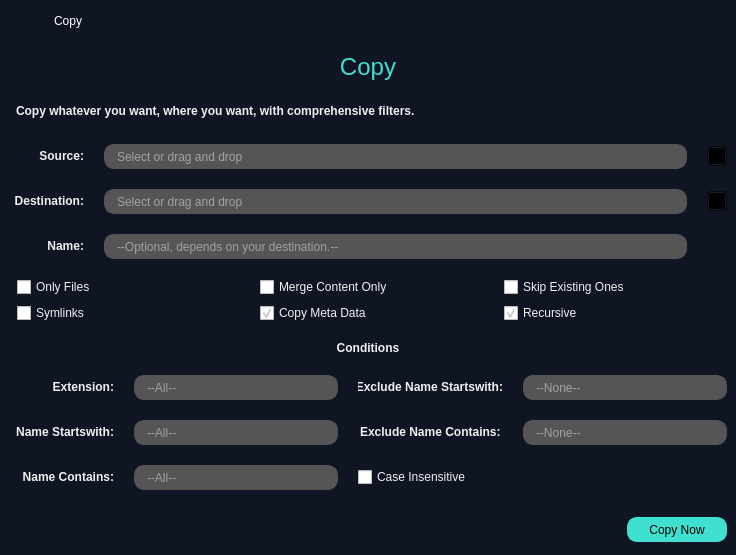
<?xml version="1.0" encoding="UTF-8"?>
<ui version="4.0">
 <class>MainWindow</class>
 <widget class="QMainWindow" name="MainWindow">
  <property name="geometry">
   <rect>
    <x>0</x>
    <y>0</y>
    <width>698</width>
    <height>555</height>
   </rect>
  </property>
  <property name="minimumSize">
   <size>
    <width>0</width>
    <height>555</height>
   </size>
  </property>
  <property name="maximumSize">
   <size>
    <width>16777215</width>
    <height>555</height>
   </size>
  </property>
  <property name="windowTitle">
   <string>CopyWindow</string>
  </property>
  <property name="styleSheet">
   <string notr="true">QPushButton{
	background-color:transparent;
}

QLabel{
	color:#F0F0F0;
	font:bold;
}

QLineEdit{
	background-color:#555555;
	border:1px solid #555555;
	border-radius:10px;
	padding-left:10px;
	color:#F0F0F0;
}

QCheckBox{
	color:#F0F0F0;
}

QCheckBox::indicator:checked{
	image:url(&quot;:/yeniÖnek/fifsot_icons/checked_square.png&quot;);
	width:16px;
	height:16px;
}

QCheckBox::indicator:unchecked{
	image:url(&quot;:/yeniÖnek/fifsot_icons/square.png&quot;);
	width:16px;
	height:16px;
}

#copy_header{
	color:#40E0D0;
	font:24px;
	padding:0px;
}</string>
  </property>
  <widget class="QWidget" name="centralwidget">
   <property name="styleSheet">
    <string notr="true">#centralwidget{
	background-color:#101524;
}</string>
   </property>
   <layout class="QGridLayout" name="gridLayout_3">
    <property name="leftMargin">
     <number>0</number>
    </property>
    <property name="topMargin">
     <number>0</number>
    </property>
    <property name="rightMargin">
     <number>0</number>
    </property>
    <property name="bottomMargin">
     <number>0</number>
    </property>
    <item row="0" column="0">
     <widget class="QWidget" name="widget_frame" native="true">
      <property name="minimumSize">
       <size>
        <width>0</width>
        <height>42</height>
       </size>
      </property>
      <property name="maximumSize">
       <size>
        <width>16777215</width>
        <height>42</height>
       </size>
      </property>
      <property name="styleSheet">
       <string notr="true">QWidget[objectName=&quot;widget_frame&quot;]{
	background-color:#3B3B3B;
}

QPushButton{
	background-color:none;
	border-radius:0px;
}

QLabel{
	background-color:none;
	color:#FFFFFF;
}

#lbl_titlebar_text{
	font:12px;
}

#btn_close_window{
	icon:url(&quot;:/yeniÖnek/fifsot_icons/close_1_white.png&quot;);
}

#btn_close_window:hover{
	icon:url(&quot;:/yeniÖnek/fifsot_icons/close_1_red.png&quot;);
}

#btn_close_window:pressed{
	icon:url(&quot;:/yeniÖnek/fifsot_icons/close_1_white.png&quot;);
}</string>
      </property>
      <layout class="QHBoxLayout" name="horizontalLayout_7">
       <item>
        <widget class="QLabel" name="lbl_titlebar_icon">
         <property name="minimumSize">
          <size>
           <width>24</width>
           <height>24</height>
          </size>
         </property>
         <property name="maximumSize">
          <size>
           <width>24</width>
           <height>24</height>
          </size>
         </property>
         <property name="text">
          <string/>
         </property>
         <property name="pixmap">
          <pixmap resource="../deneme.qrc">:/yeniÖnek/fifsot_icons/F_Icon_1.png</pixmap>
         </property>
         <property name="scaledContents">
          <bool>true</bool>
         </property>
        </widget>
       </item>
       <item>
        <spacer name="horizontalSpacer_5">
         <property name="orientation">
          <enum>Qt::Horizontal</enum>
         </property>
         <property name="sizeType">
          <enum>QSizePolicy::Fixed</enum>
         </property>
         <property name="sizeHint" stdset="0">
          <size>
           <width>15</width>
           <height>20</height>
          </size>
         </property>
        </spacer>
       </item>
       <item>
        <widget class="QLabel" name="lbl_titlebar_text">
         <property name="minimumSize">
          <size>
           <width>0</width>
           <height>24</height>
          </size>
         </property>
         <property name="maximumSize">
          <size>
           <width>16777215</width>
           <height>24</height>
          </size>
         </property>
         <property name="text">
          <string>Copy</string>
         </property>
        </widget>
       </item>
       <item>
        <spacer name="horizontalSpacer_2">
         <property name="orientation">
          <enum>Qt::Horizontal</enum>
         </property>
         <property name="sizeHint" stdset="0">
          <size>
           <width>330</width>
           <height>20</height>
          </size>
         </property>
        </spacer>
       </item>
       <item>
        <widget class="QPushButton" name="btn_close_window">
         <property name="minimumSize">
          <size>
           <width>24</width>
           <height>24</height>
          </size>
         </property>
         <property name="maximumSize">
          <size>
           <width>24</width>
           <height>24</height>
          </size>
         </property>
         <property name="text">
          <string/>
         </property>
        </widget>
       </item>
      </layout>
     </widget>
    </item>
    <item row="1" column="0">
     <widget class="QLabel" name="copy_header">
      <property name="minimumSize">
       <size>
        <width>590</width>
        <height>35</height>
       </size>
      </property>
      <property name="font">
       <font>
        <pointsize>-1</pointsize>
        <weight>50</weight>
        <italic>false</italic>
        <bold>false</bold>
       </font>
      </property>
      <property name="text">
       <string>Copy</string>
      </property>
      <property name="alignment">
       <set>Qt::AlignCenter</set>
      </property>
     </widget>
    </item>
    <item row="2" column="0">
     <widget class="QLabel" name="copy_text">
      <property name="minimumSize">
       <size>
        <width>590</width>
        <height>25</height>
       </size>
      </property>
      <property name="text">
       <string>Copy whatever you want, where you want, with comprehensive filters.</string>
      </property>
      <property name="indent">
       <number>16</number>
      </property>
     </widget>
    </item>
    <item row="3" column="0">
     <widget class="QWidget" name="widget" native="true">
      <layout class="QGridLayout" name="gridLayout_2">
       <item row="0" column="0">
        <layout class="QVBoxLayout" name="verticalLayout">
         <property name="spacing">
          <number>20</number>
         </property>
         <item>
          <layout class="QHBoxLayout" name="horizontalLayout">
           <item>
            <widget class="QLabel" name="lbl_source">
             <property name="minimumSize">
              <size>
               <width>75</width>
               <height>20</height>
              </size>
             </property>
             <property name="maximumSize">
              <size>
               <width>75</width>
               <height>20</height>
              </size>
             </property>
             <property name="text">
              <string>Source:</string>
             </property>
             <property name="alignment">
              <set>Qt::AlignRight|Qt::AlignTrailing|Qt::AlignVCenter</set>
             </property>
            </widget>
           </item>
           <item>
            <widget class="QLineEdit" name="lineEdit_source">
             <property name="minimumSize">
              <size>
               <width>430</width>
               <height>25</height>
              </size>
             </property>
             <property name="placeholderText">
              <string>Select or drag and drop</string>
             </property>
             <property name="clearButtonEnabled">
              <bool>true</bool>
             </property>
            </widget>
           </item>
           <item>
            <widget class="QPushButton" name="btn_openDialog_source">
             <property name="minimumSize">
              <size>
               <width>20</width>
               <height>20</height>
              </size>
             </property>
             <property name="maximumSize">
              <size>
               <width>20</width>
               <height>20</height>
              </size>
             </property>
             <property name="text">
              <string/>
             </property>
             <property name="icon">
              <iconset resource="../deneme.qrc">
               <normaloff>:/yeniÖnek/fifsot_icons/open_file_dialog.png</normaloff>:/yeniÖnek/fifsot_icons/open_file_dialog.png</iconset>
             </property>
             <property name="iconSize">
              <size>
               <width>20</width>
               <height>20</height>
              </size>
             </property>
            </widget>
           </item>
          </layout>
         </item>
         <item>
          <layout class="QHBoxLayout" name="horizontalLayout_2">
           <item>
            <widget class="QLabel" name="lbl_destination">
             <property name="minimumSize">
              <size>
               <width>75</width>
               <height>20</height>
              </size>
             </property>
             <property name="maximumSize">
              <size>
               <width>75</width>
               <height>20</height>
              </size>
             </property>
             <property name="text">
              <string>Destination:</string>
             </property>
             <property name="alignment">
              <set>Qt::AlignRight|Qt::AlignTrailing|Qt::AlignVCenter</set>
             </property>
            </widget>
           </item>
           <item>
            <widget class="QLineEdit" name="lineEdit_destination">
             <property name="minimumSize">
              <size>
               <width>430</width>
               <height>25</height>
              </size>
             </property>
             <property name="placeholderText">
              <string>Select or drag and drop</string>
             </property>
             <property name="clearButtonEnabled">
              <bool>true</bool>
             </property>
            </widget>
           </item>
           <item>
            <widget class="QPushButton" name="btn_openDialog_destination">
             <property name="minimumSize">
              <size>
               <width>20</width>
               <height>20</height>
              </size>
             </property>
             <property name="maximumSize">
              <size>
               <width>20</width>
               <height>20</height>
              </size>
             </property>
             <property name="text">
              <string/>
             </property>
             <property name="icon">
              <iconset resource="../deneme.qrc">
               <normaloff>:/yeniÖnek/fifsot_icons/open_file_dialog.png</normaloff>:/yeniÖnek/fifsot_icons/open_file_dialog.png</iconset>
             </property>
             <property name="iconSize">
              <size>
               <width>20</width>
               <height>20</height>
              </size>
             </property>
            </widget>
           </item>
          </layout>
         </item>
         <item>
          <layout class="QHBoxLayout" name="horizontalLayout_8">
           <item>
            <widget class="QLabel" name="lbl_name">
             <property name="minimumSize">
              <size>
               <width>75</width>
               <height>20</height>
              </size>
             </property>
             <property name="maximumSize">
              <size>
               <width>75</width>
               <height>20</height>
              </size>
             </property>
             <property name="text">
              <string>Name:</string>
             </property>
             <property name="alignment">
              <set>Qt::AlignRight|Qt::AlignTrailing|Qt::AlignVCenter</set>
             </property>
            </widget>
           </item>
           <item>
            <widget class="QLineEdit" name="lineEdit_name">
             <property name="minimumSize">
              <size>
               <width>430</width>
               <height>25</height>
              </size>
             </property>
             <property name="placeholderText">
              <string>--Optional, depends on your destination.--</string>
             </property>
             <property name="clearButtonEnabled">
              <bool>true</bool>
             </property>
            </widget>
           </item>
           <item>
            <spacer name="horizontalSpacer_4">
             <property name="orientation">
              <enum>Qt::Horizontal</enum>
             </property>
             <property name="sizeType">
              <enum>QSizePolicy::Fixed</enum>
             </property>
             <property name="sizeHint" stdset="0">
              <size>
               <width>40</width>
               <height>20</height>
              </size>
             </property>
            </spacer>
           </item>
          </layout>
         </item>
         <item>
          <layout class="QGridLayout" name="gridLayout">
           <property name="leftMargin">
            <number>8</number>
           </property>
           <property name="verticalSpacing">
            <number>10</number>
           </property>
           <item row="1" column="0">
            <widget class="QCheckBox" name="checkBox_symlinks">
             <property name="minimumSize">
              <size>
               <width>0</width>
               <height>16</height>
              </size>
             </property>
             <property name="maximumSize">
              <size>
               <width>16777215</width>
               <height>16</height>
              </size>
             </property>
             <property name="text">
              <string>Symlinks</string>
             </property>
            </widget>
           </item>
           <item row="0" column="1">
            <widget class="QCheckBox" name="checkBox_mergeContentOnly">
             <property name="minimumSize">
              <size>
               <width>0</width>
               <height>16</height>
              </size>
             </property>
             <property name="maximumSize">
              <size>
               <width>16777215</width>
               <height>16</height>
              </size>
             </property>
             <property name="text">
              <string>Merge Content Only</string>
             </property>
            </widget>
           </item>
           <item row="0" column="2">
            <widget class="QCheckBox" name="checkBox_skipExistingOnes">
             <property name="minimumSize">
              <size>
               <width>0</width>
               <height>16</height>
              </size>
             </property>
             <property name="maximumSize">
              <size>
               <width>16777215</width>
               <height>16</height>
              </size>
             </property>
             <property name="text">
              <string>Skip Existing Ones</string>
             </property>
            </widget>
           </item>
           <item row="1" column="1">
            <widget class="QCheckBox" name="checkBox_copyMetaData">
             <property name="minimumSize">
              <size>
               <width>0</width>
               <height>16</height>
              </size>
             </property>
             <property name="maximumSize">
              <size>
               <width>16777215</width>
               <height>16</height>
              </size>
             </property>
             <property name="text">
              <string>Copy Meta Data</string>
             </property>
             <property name="checked">
              <bool>true</bool>
             </property>
            </widget>
           </item>
           <item row="0" column="0">
            <widget class="QCheckBox" name="checkBox_onlyFiles">
             <property name="minimumSize">
              <size>
               <width>0</width>
               <height>16</height>
              </size>
             </property>
             <property name="maximumSize">
              <size>
               <width>16777215</width>
               <height>16</height>
              </size>
             </property>
             <property name="text">
              <string>Only Files</string>
             </property>
             <property name="iconSize">
              <size>
               <width>16</width>
               <height>16</height>
              </size>
             </property>
            </widget>
           </item>
           <item row="1" column="2">
            <widget class="QCheckBox" name="checkBox_recursive">
             <property name="minimumSize">
              <size>
               <width>0</width>
               <height>16</height>
              </size>
             </property>
             <property name="maximumSize">
              <size>
               <width>16777215</width>
               <height>16</height>
              </size>
             </property>
             <property name="text">
              <string>Recursive</string>
             </property>
             <property name="checked">
              <bool>true</bool>
             </property>
            </widget>
           </item>
          </layout>
         </item>
         <item>
          <widget class="QLabel" name="lbl_conditions">
           <property name="text">
            <string>Conditions</string>
           </property>
           <property name="alignment">
            <set>Qt::AlignCenter</set>
           </property>
          </widget>
         </item>
         <item>
          <layout class="QHBoxLayout" name="horizontalLayout_3">
           <item>
            <widget class="QLabel" name="lbl_extension">
             <property name="minimumSize">
              <size>
               <width>105</width>
               <height>20</height>
              </size>
             </property>
             <property name="maximumSize">
              <size>
               <width>16777215</width>
               <height>20</height>
              </size>
             </property>
             <property name="text">
              <string>Extension:</string>
             </property>
             <property name="alignment">
              <set>Qt::AlignRight|Qt::AlignTrailing|Qt::AlignVCenter</set>
             </property>
            </widget>
           </item>
           <item>
            <widget class="QLineEdit" name="lineEdit_extension">
             <property name="minimumSize">
              <size>
               <width>204</width>
               <height>25</height>
              </size>
             </property>
             <property name="maximumSize">
              <size>
               <width>16777215</width>
               <height>25</height>
              </size>
             </property>
             <property name="placeholderText">
              <string>--All--</string>
             </property>
             <property name="clearButtonEnabled">
              <bool>true</bool>
             </property>
            </widget>
           </item>
           <item>
            <widget class="QLabel" name="lbl_excludeNameStartswith">
             <property name="minimumSize">
              <size>
               <width>145</width>
               <height>20</height>
              </size>
             </property>
             <property name="maximumSize">
              <size>
               <width>16777215</width>
               <height>20</height>
              </size>
             </property>
             <property name="text">
              <string>Exclude Name Startswith:</string>
             </property>
             <property name="alignment">
              <set>Qt::AlignRight|Qt::AlignTrailing|Qt::AlignVCenter</set>
             </property>
            </widget>
           </item>
           <item>
            <widget class="QLineEdit" name="lineEdit_excludeNameStartswith">
             <property name="minimumSize">
              <size>
               <width>204</width>
               <height>25</height>
              </size>
             </property>
             <property name="maximumSize">
              <size>
               <width>16777215</width>
               <height>25</height>
              </size>
             </property>
             <property name="placeholderText">
              <string>--None--</string>
             </property>
             <property name="clearButtonEnabled">
              <bool>true</bool>
             </property>
            </widget>
           </item>
          </layout>
         </item>
         <item>
          <layout class="QHBoxLayout" name="horizontalLayout_4">
           <item>
            <widget class="QLabel" name="lbl_nameStartswith">
             <property name="minimumSize">
              <size>
               <width>105</width>
               <height>20</height>
              </size>
             </property>
             <property name="maximumSize">
              <size>
               <width>16777215</width>
               <height>20</height>
              </size>
             </property>
             <property name="text">
              <string>Name Startswith:</string>
             </property>
             <property name="alignment">
              <set>Qt::AlignRight|Qt::AlignTrailing|Qt::AlignVCenter</set>
             </property>
            </widget>
           </item>
           <item>
            <widget class="QLineEdit" name="lineEdit_nameStartswith">
             <property name="minimumSize">
              <size>
               <width>204</width>
               <height>25</height>
              </size>
             </property>
             <property name="maximumSize">
              <size>
               <width>16777215</width>
               <height>25</height>
              </size>
             </property>
             <property name="placeholderText">
              <string>--All--</string>
             </property>
             <property name="clearButtonEnabled">
              <bool>true</bool>
             </property>
            </widget>
           </item>
           <item>
            <widget class="QLabel" name="lbl_excludeNameContains">
             <property name="minimumSize">
              <size>
               <width>145</width>
               <height>20</height>
              </size>
             </property>
             <property name="maximumSize">
              <size>
               <width>16777215</width>
               <height>20</height>
              </size>
             </property>
             <property name="text">
              <string>Exclude Name Contains:</string>
             </property>
             <property name="alignment">
              <set>Qt::AlignLeading|Qt::AlignLeft|Qt::AlignVCenter</set>
             </property>
             <property name="indent">
              <number>2</number>
             </property>
            </widget>
           </item>
           <item>
            <widget class="QLineEdit" name="lineEdit_excludeNameContains">
             <property name="minimumSize">
              <size>
               <width>204</width>
               <height>25</height>
              </size>
             </property>
             <property name="maximumSize">
              <size>
               <width>16777215</width>
               <height>25</height>
              </size>
             </property>
             <property name="placeholderText">
              <string>--None--</string>
             </property>
             <property name="clearButtonEnabled">
              <bool>true</bool>
             </property>
            </widget>
           </item>
          </layout>
         </item>
         <item>
          <layout class="QHBoxLayout" name="horizontalLayout_5">
           <item>
            <widget class="QLabel" name="lbl_nameContains">
             <property name="minimumSize">
              <size>
               <width>105</width>
               <height>20</height>
              </size>
             </property>
             <property name="maximumSize">
              <size>
               <width>16777215</width>
               <height>20</height>
              </size>
             </property>
             <property name="text">
              <string>Name Contains:</string>
             </property>
             <property name="alignment">
              <set>Qt::AlignRight|Qt::AlignTrailing|Qt::AlignVCenter</set>
             </property>
            </widget>
           </item>
           <item>
            <widget class="QLineEdit" name="lineEdit_nameContains">
             <property name="minimumSize">
              <size>
               <width>204</width>
               <height>25</height>
              </size>
             </property>
             <property name="maximumSize">
              <size>
               <width>204</width>
               <height>25</height>
              </size>
             </property>
             <property name="placeholderText">
              <string>--All--</string>
             </property>
             <property name="clearButtonEnabled">
              <bool>true</bool>
             </property>
            </widget>
           </item>
           <item>
            <widget class="QCheckBox" name="checkBox_caseInsensitive">
             <property name="minimumSize">
              <size>
               <width>0</width>
               <height>20</height>
              </size>
             </property>
             <property name="maximumSize">
              <size>
               <width>16777215</width>
               <height>20</height>
              </size>
             </property>
             <property name="text">
              <string>Case Insensitive</string>
             </property>
            </widget>
           </item>
           <item>
            <spacer name="horizontalSpacer">
             <property name="orientation">
              <enum>Qt::Horizontal</enum>
             </property>
             <property name="sizeHint" stdset="0">
              <size>
               <width>40</width>
               <height>20</height>
              </size>
             </property>
            </spacer>
           </item>
          </layout>
         </item>
        </layout>
       </item>
      </layout>
     </widget>
    </item>
    <item row="4" column="0">
     <widget class="QWidget" name="widget_btn_container" native="true">
      <property name="minimumSize">
       <size>
        <width>430</width>
        <height>50</height>
       </size>
      </property>
      <property name="styleSheet">
       <string notr="true">QWidget[objectName=&quot;widget_btn_container&quot;]{
	background-color:#3B3B3B;
}

QPushButton{
	background-color:#40E0D0;
	border:2px solid #40E0D0;
	border-radius:10px;
}

QPushButton:hover{
	border:2px solid #2BA699;
}

QPushButton:pressed{
	color:#555555;
}</string>
      </property>
      <layout class="QHBoxLayout" name="horizontalLayout_6">
       <item>
        <spacer name="horizontalSpacer_3">
         <property name="orientation">
          <enum>Qt::Horizontal</enum>
         </property>
         <property name="sizeHint" stdset="0">
          <size>
           <width>303</width>
           <height>20</height>
          </size>
         </property>
        </spacer>
       </item>
       <item>
        <widget class="QPushButton" name="btn_copy">
         <property name="minimumSize">
          <size>
           <width>100</width>
           <height>25</height>
          </size>
         </property>
         <property name="maximumSize">
          <size>
           <width>100</width>
           <height>25</height>
          </size>
         </property>
         <property name="text">
          <string>Copy Now</string>
         </property>
        </widget>
       </item>
      </layout>
     </widget>
    </item>
   </layout>
  </widget>
 </widget>
 <resources>
  <include location="../deneme.qrc"/>
  <include location="../../anaconda3/Library/deneme.qrc"/>
 </resources>
 <connections/>
</ui>
